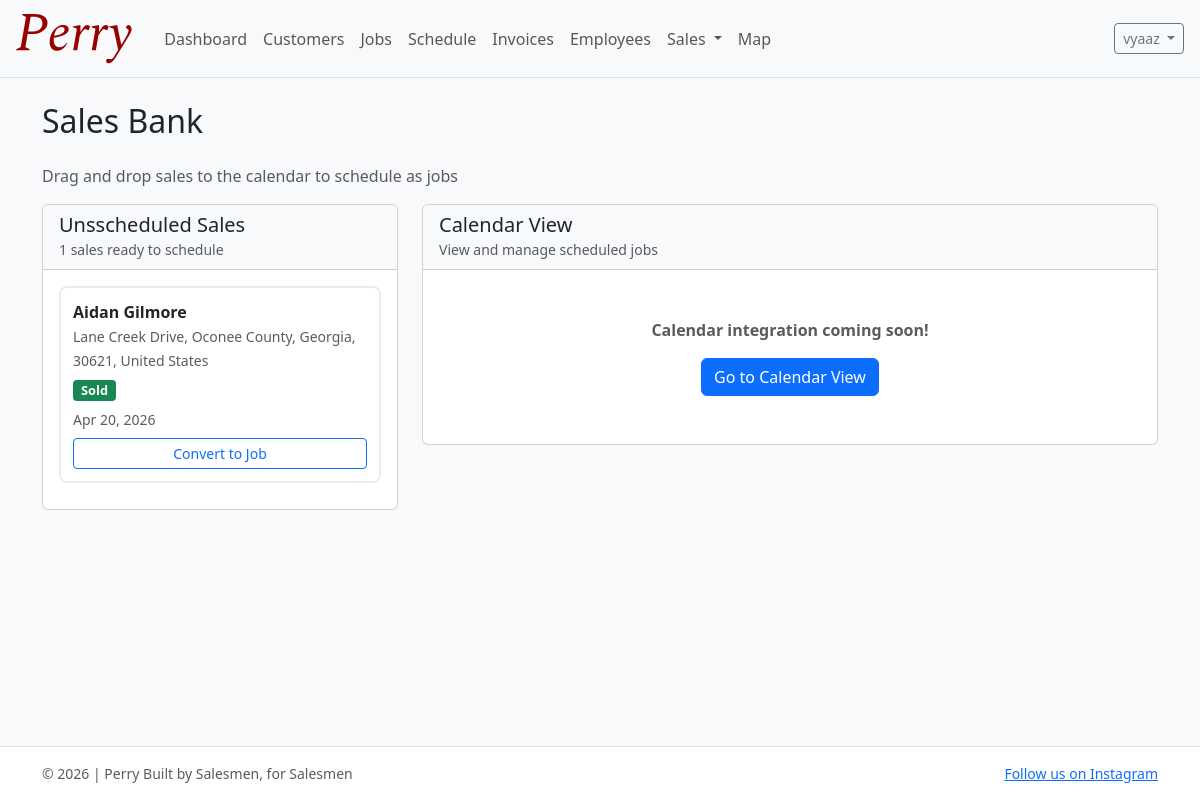
Page /sales/bank/ (signed in) on the committed database.
### accounts/models.py (models this page shows, shortened)
class User(AbstractUser):
    email = models.EmailField(blank=True)
    phone_number = models.CharField(max_length=30, blank=True)
    role = models.CharField(max_length=20, choices=UserRole.choices, default=UserRole.SELLER)
    profile_image = models.ImageField(upload_to="profile_pics/", null=True, blank=True)
    commission_tier = models.CharField(
        max_length=20, choices=CommissionTier.choices, default=CommissionTier.AMATEUR
    )
    commission_override_percentage = models.DecimalField(
        max_digits=5,
        decimal_places=2,
        null=True,
        blank=True,
        help_text="If set, overrides the tier percentage (e.g. 12.5 for 12.5%).",
    )
    hire_date = models.DateField(null=True, blank=True, default=timezone.now)
    def get_full_name(self) -> str:  # type: ignore[override]
        full = f"{self.first_name} {self.last_name}".strip()
        return full or self.username

### sales/models.py (models this page shows, shortened)
class Sale(models.Model):
    user = models.ForeignKey(settings.AUTH_USER_MODEL, on_delete=models.PROTECT, related_name="sales")
    house = models.ForeignKey("geolocation.House", on_delete=models.CASCADE, related_name="sales")
    customer = models.ForeignKey("customers.Customer", on_delete=models.CASCADE, related_name="sales", null=True, blank=True)
    status = models.CharField(max_length=20, choices=SaleStatus.choices, default=SaleStatus.NO_ANSWER)
    quote_price = models.DecimalField(max_digits=10, decimal_places=2, null=True, blank=True)
    open_day = models.DateTimeField(null=True, blank=True, help_text="Scheduled open day if customer agreed")
    notes = models.TextField(blank=True)
    created_at = models.DateTimeField(auto_now_add=True)
    updated_at = models.DateTimeField(auto_now=True)
    class Meta:
        ordering = ["-created_at"]
        verbose_name_plural = "Sales"

### customers/models.py (models this page shows, shortened)
class Customer(models.Model):
    first_name = models.CharField(max_length=80)
    last_name = models.CharField(max_length=80)
    phone = models.CharField(max_length=30, blank=True)
    email = models.EmailField(blank=True)
    address = models.CharField(max_length=255, blank=True)
    city = models.CharField(max_length=120, blank=True)
    state = models.CharField(max_length=60, blank=True)
    zip_code = models.CharField(max_length=20, blank=True)
    notes = models.TextField(blank=True)
    first_job_date = models.DateField(null=True, blank=True)
    created_at = models.DateTimeField(auto_now_add=True)
    updated_at = models.DateTimeField(auto_now=True)
    class Meta:
        ordering = ["last_name", "first_name"]
    def __str__(self) -> str:
        return f"{self.first_name} {self.last_name}".strip()

### geolocation/models.py (models this page shows, shortened)
class House(models.Model):
    address = models.CharField(max_length=255)
    latitude = models.DecimalField(max_digits=9, decimal_places=6)
    longitude = models.DecimalField(max_digits=9, decimal_places=6)
    status = models.CharField(max_length=20, choices=HouseStatus.choices, default=HouseStatus.NO_ANSWER)
    created_by = models.ForeignKey(
        settings.AUTH_USER_MODEL, on_delete=models.PROTECT, related_name="houses"
    )
    created_at = models.DateTimeField(auto_now_add=True)
    class Meta:
        ordering = ["-created_at"]

### sales/views.py (the view)
# urls.py: path("bank/", sales_bank, name="sales_bank"),
@login_required
def sales_bank(request):
    recent_sales = Sale.objects.filter(
        job__isnull=True,
        status__in=["SOLD", "LEAD", "COME_BACK"]
    ).select_related("user", "customer", "house").order_by("-created_at")[:50]
    return render(request, "sales/sales_bank.html", {"sales": recent_sales})

### templates/sales/sales_bank.html (shortened to what this page needs)
{% extends "base.html" %}
{% block extra_head %}
<link rel="stylesheet" href="https://code.jquery.com/ui/1.13.2/themes/base/jquery-ui.css">
{% endblock %}
{% block content %}
<div class="row">
  <div class="col-12">
    <h2 class="mb-4">Sales Bank</h2>
    <p class="text-muted">Drag and drop sales to the calendar to schedule as jobs</p>
  </div>
</div>
<div class="row">
  <div class="col-md-4">
    <div class="card">
      <div class="card-header bg-light">
        <h5 class="card-title mb-0">Unsscheduled Sales</h5>
        <small class="text-muted">{{ sales|length }} sales ready to schedule</small>
      </div>
      <div class="card-body" style="max-height: 80vh; overflow-y: auto;">
        {% if sales %}
          {% for sale in sales %}
            <div class="sales-bank-item" draggable="true" data-sale-id="{{ sale.id }}" data-customer="{{ sale.customer }}" data-address="{{ sale.house.address }}">
              <div class="d-flex justify-content-between align-items-start">
                <div>
                  <strong>{{ sale.customer }}</strong><br>
                  <small class="text-muted">{{ sale.house.address }}</small>
                </div>
              </div>
              <div class="sales-bank-status badge bg-{% if sale.status == 'SOLD' %}success{% elif sale.status == 'LEAD' or sale.status == 'COME_BACK' %}warning{% else %}secondary{% endif %}">
                {{ sale.get_status_display }}
              </div>
              <div class="small text-muted mt-2">
                {{ sale.created_at|date:"M d, Y" }}
              </div>
              <a href="{% url 'sale_to_job' sale.id %}" class="btn btn-sm btn-outline-primary mt-2 w-100">Convert to Job</a>
            </div>
          {% endfor %}
        {% else %}
          <div class="alert alert-info" role="alert">
            No unsscheduled sales available. Log new house interactions or check your sales list.
          </div>
        {% endif %}
      </div>
    </div>
  </div>
  <div class="col-md-8">
    <div class="card">
      <div class="card-header bg-light">
        <h5 class="card-title mb-0">Calendar View</h5>
        <small class="text-muted">View and manage scheduled jobs</small>
      </div>
      <div class="card-body text-center p-5">
        <p class="text-muted mb-3">
          <strong>Calendar integration coming soon!</strong>
        </p>
        <a href="{% url 'calendar' %}" class="btn btn-primary">Go to Calendar View</a>
      </div>
    </div>
  </div>
</div>
{% endblock %}

### templates/base.html (shortened to what this page needs)
{% load static %}
<!doctype html>
<html lang="en">
  <head>
    <link
      href="https://cdn.jsdelivr.net/npm/bootstrap@5.3.3/dist/css/bootstrap.min.css"
      rel="stylesheet"
    />
    {% block extra_head %}{% endblock %}
  </head>
  <body class="d-flex flex-column min-vh-100 bg-light">
    <nav class="navbar navbar-expand-lg bg-body-tertiary border-bottom">
      <div class="container-fluid px-3">
        <a class="navbar-brand" href="{% url 'dashboard' %}">
          <img src="{% static 'images/PerryLogoOfficial.svg' %}" alt="Perry" height="50" class="d-inline-block align-text-top me-2" />
        </a>
        <div class="collapse navbar-collapse" id="navbarMain">
          <ul class="navbar-nav me-auto mb-2 mb-lg-0">
            <li class="nav-item">
              <a class="nav-link" href="{% url 'dashboard' %}">Dashboard</a>
            </li>
            <li class="nav-item">
              <a class="nav-link" href="{% url 'customer_list' %}">Customers</a>
            </li>
            <li class="nav-item">
              <a class="nav-link" href="{% url 'job_list' %}">Jobs</a>
            </li>
            <li class="nav-item">
              <a class="nav-link" href="{% url 'schedule_list' %}">Schedule</a>
            </li>
            <li class="nav-item">
              <a class="nav-link" href="{% url 'invoice_list' %}">Invoices</a>
            </li>
            {% if user.is_authenticated %}
              <li class="nav-item">
                <a class="nav-link" href="{% url 'employees_list' %}">Employees</a>
              </li>
            {% endif %}
            {% if user.is_authenticated %}
              <li class="nav-item dropdown">
                <a class="nav-link dropdown-toggle" href="#" role="button" data-bs-toggle="dropdown" aria-expanded="false">
                  Sales
                </a>
              </li>
            {% endif %}
            <li class="nav-item">
              <a class="nav-link" href="{% url 'map' %}">Map</a>
            </li>
          </ul>
          <div class="d-flex gap-2">
            {% if user.is_authenticated %}
              <div class="dropdown">
                <button class="btn btn-outline-secondary btn-sm dropdown-toggle" data-bs-toggle="dropdown">
                  {{ user.get_full_name|default:user.username }}
                </button>
              </div>
            {% else %}
              <a class="btn btn-outline-secondary btn-sm" href="{% url 'register' %}">Sign Up</a>
              <a class="btn btn-primary btn-sm" href="{% url 'login' %}">Login</a>
            {% endif %}
          </div>
        </div>
      </div>
    </nav>
    <main class="flex-grow-1">
      <div class="container py-4">
        {% block content %}{% endblock %}
      </div>
    </main>
    <footer class="border-top bg-white">
      <div class="container py-3 small text-muted d-flex justify-content-between gap-3 flex-wrap">
        <span>&copy; {% now "Y" %} | Perry Built by Salesmen, for Salesmen</span>
        <span><a href="https://www.instagram.com/collegiatecleanersllc" target="_blank">Follow us on Instagram</a></span>
      </div>
    </footer>
  </body>
</html>

### templates/sales/sales_bank.html (style rules this page uses)
.sales-bank-item { cursor: grab; background: white; border: 2px solid #e9ecef; border-radius: 8px; padding: 12px; margin-bottom: 10px; transition: all 0.2s; }
.sales-bank-status { display: inline-block; font-size: 0.8rem; padding: 4px 8px; border-radius: 4px; margin-top: 8px; }

### rows in the picture
User: get_full_name "vyaaz"
Sale: customer "Aidan Gilmore", house.address "Lane Creek Drive, Oconee County, Georgia, 30621, United States", status "Sold", created_at "Apr 20, 2026"

### other values in the picture
{{ sales|length }} "1"
